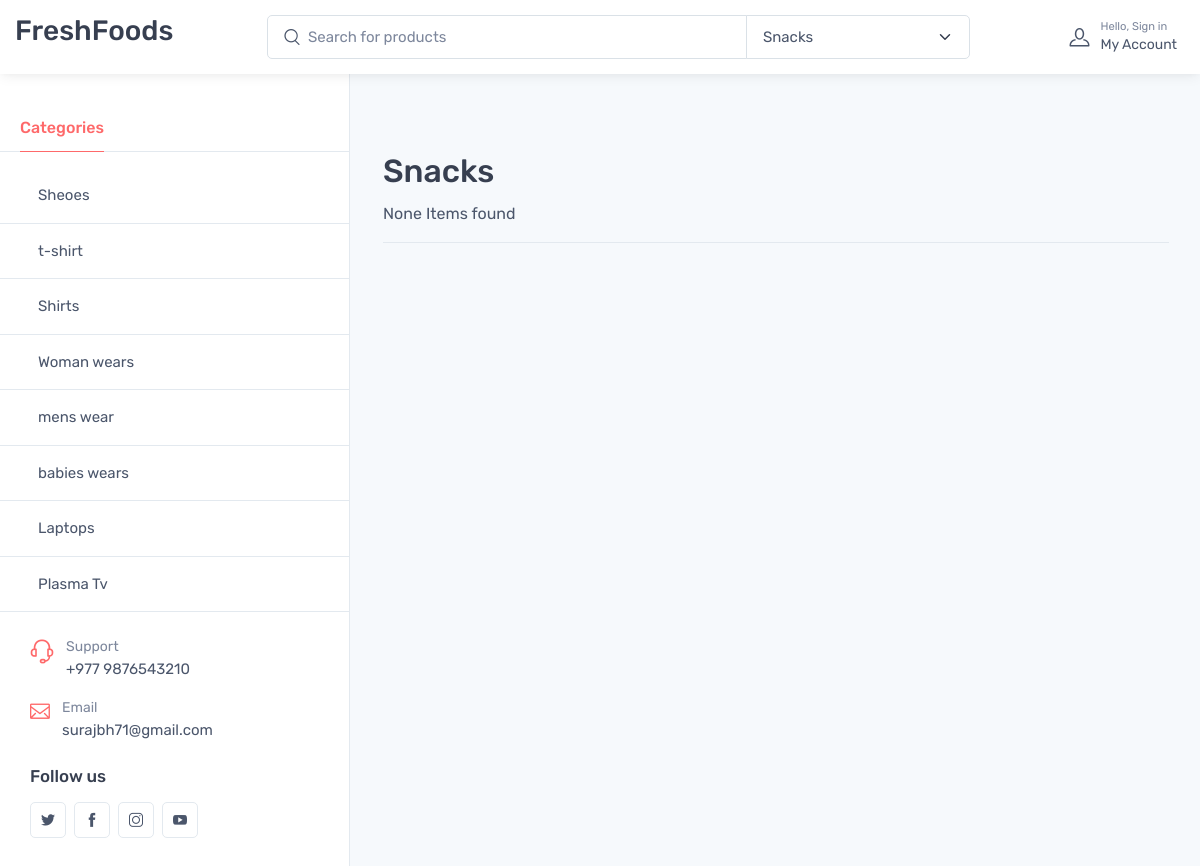
Page /store/?category=Snacks on the earlier database version.
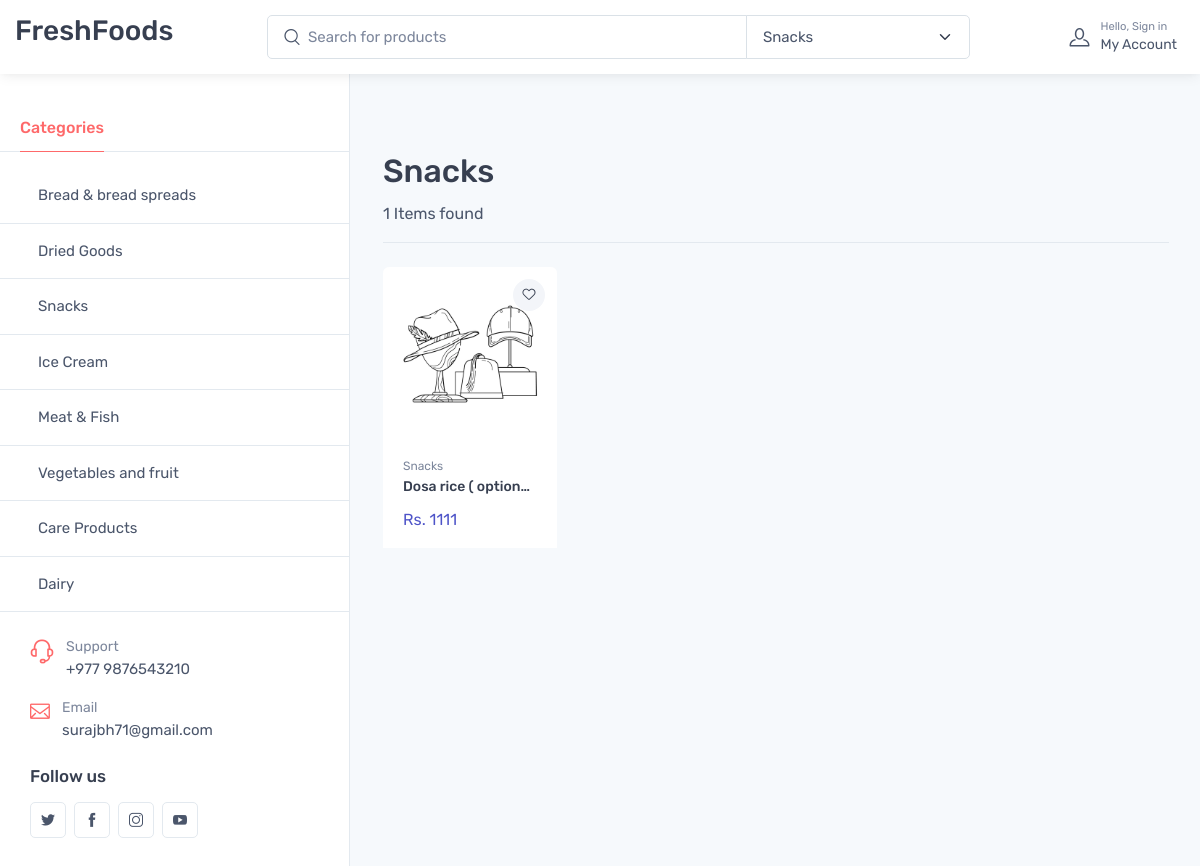
Same page on the later database version.
### category/models.py (models this page shows, shortened)
class Category(models.Model):
    category_name = models.CharField(max_length=200,unique=True)
    slug = models.SlugField(max_length=100, unique=True)
    icon = models.CharField(max_length=200)
    def __str__(self):
        return self.category_name
    class Meta:
        verbose_name = 'catgory'
        verbose_name_plural = 'categories'

### store/models.py (models this page shows, shortened)
class Product(models.Model):
    product_name = models.CharField(max_length=100)
    slug = models.SlugField(max_length=100, unique=True)
    description = models.TextField(max_length=2000,blank=True)
    price = models.IntegerField()
    image = models.ImageField(upload_to='products/photos',default="default.png")
    is_available = models.BooleanField(default=True)
    category = models.ForeignKey(Category, on_delete=models.CASCADE)
    created_date  = models.DateTimeField(auto_now_add=True)
    modified_date = models.DateTimeField(auto_now=True)
    class Meta:
        ordering = ('-created_date',)

### store/views.py (the view)
# urls.py: path('store/', include('store.urls')),
def store(request, category_slug=None):
    categories = None
    products = None
    products_count = None
    query = request.GET.get('q',None)
    category_query = request.GET.get('category',None)
    if category_query:
        try:
            categories = Category.objects.get(category_name=category_query)
            products = Product.objects.filter(category=categories,is_available=True)
            products_count = products.count()
        except:
            pass
    elif query:
        products = Product.objects.filter(product_name__icontains=query)
        products_count = products.count()
    else:
        products = Product.objects.all().filter(is_available=True)
        products_count  = products.count()
    context = {
        'products': products,
        'products_count' :products_count
    }
    return render(request, 'store/store.html',context)

### cart/context_processors.py (called while the page is built)
def counter(request):
    cart_count = 0
    if 'admin' in request.path:
        return {}
    else :
       try:
            cart = Cart.objects.filter(cart_id=_cart_id(request))
            if request.user.is_authenticated:
                cart_items = CartItem.objects.all().filter(user=request.user)
            else:
               cart_items = CartItem.objects.all().filter(cart=cart[:1])
            for cart_item in cart_items:
                  cart_count = cart_count + cart_item.quantity
       except Cart.DoesNotExist:
           cart_count = 0
    return dict(cart_count=cart_count)

### cart/views.py (called while the page is built)
def _cart_id(request):
    cart = request.session.session_key
    if not cart:
        cart = request.session.create()
    return cart

### category/context_processors.py (called while the page is built)
def menu_links(request):
    links = Category.objects.all()
    return dict(links=links)

### store/templates/store/store.html (shortened to what this page needs)
{% extends "base.html" %}
{% block content %}
<main class="offcanvas-enabled" style="padding-top: 8em;">
    <section class="section-pagetop bg ps-lg-4 pe-lg-3 pt-4"">
        <div class="container">
            {% if request.GET.q %}
            <h2 class="title-page">Search results for "{{request.GET.q}}".</h2>
            {% elif request.GET.category %}
            <h2 class="title-page">{{request.GET.category}}</h2>
            {% else %}
            <h2 class="title-page">Our Store</h2>
            {% endif %}
        </div>
        <div class="container">
            <header class="border-bottom mb-4 pb-3">
                <div class="form-inline">
                    <span class="mr-md-auto">{{products_count}} Items found </span>
                </div>
            </header>
            <div class="row">
                {% for product in products %}
                <div class="col-md-3">
                    <div class="card product-card card-static mb-3">
                        <button class="btn-wishlist btn-sm" type="button" data-bs-toggle="tooltip"
                            data-bs-placement="left" title="Add to wishlist"><i class="ci-heart"></i></button>
                        <a class="card-img-top d-block overflow-hidden" href="{%url 'product-detail' product.id%}">
                            <img src="{{product.image.url}}" alt="Product">
                        </a>
                        <div class="card-body py-3">
                            <a class="product-meta d-block fs-xs pb-1" href="#">{{product.category}}</a>
                            <h3 class="product-title fs-sm text-truncate ">
                                <a href="{%url 'product-detail' product.id%}">{{product.product_name}}</a>
                            </h3>
                            <div class="product-price">
                                <span class="text-accent">Rs. {{product.price}}</span>
                            </div>
                        </div>
                    </div>
                </div>
                {% endfor %}
            </div>
        </div>
    </section>
</main>
{% endblock content %}

### app/templates/sidebar.html (shortened to what this page needs)
<aside class="offcanvas offcanvas-expand w-100 border-end zindex-lg-5 pt-lg-5" id="sideNav"
        style="max-width: 21.875rem;">
        <div class="pt-2 d-none d-lg-block">
        </div>
        <ul class="nav nav-tabs mt-4 mt-lg-5 mb-0" role="tablist" style="min-height: 3rem;">
                <li class="nav-item">
                        <a class="nav-link fw-medium active" href="#categories" data-bs-toggle="tab"
                                role="tab">Categories</a>
                </li>
        </ul>
        <div class="offcanvas-body px-0 pt-3 pb-0" data-simplebar>
                <div class="sidebar-nav tab-pane fade show active" id="categories" role="tabpanel">
                        {% for i in links %}
                        <div class="border-bottom">
                                <a href="{% url 'store' %}?category={{i.category_name}}"
                                        class="nav-link-style d-block fs-md fw-normal py-3 px-grid-gutter">
                                        <span class="d-flex align-items-center">
                                                {{i.category_name}}
                                        </span>
                                </a>
                        </div>
                        {% endfor %}
                </div>
        </div>
        <div class="offcanvas-footer d-block px-grid-gutter pt-4 pb-4 mb-2">
                <div class="d-flex mb-3"><i class="ci-support h4 mb-0 fw-normal text-primary mt-1 me-1"></i>
                        <div class="ps-2">
                                <div class="text-muted fs-sm">Support</div><a class="nav-link-style fs-md"
                                        href="tel:+9876543210">+977 9876543210</a>
                        </div>
                </div>
                <div class="d-flex mb-3"><i class="ci-mail h5 mb-0 fw-normal text-primary mt-1 me-1"></i>
                        <div class="ps-2">
                                <div class="text-muted fs-sm">Email</div><a class="nav-link-style fs-md"
                                        href="mailto:customer@example.com">surajbh71@gmail.com</a>
                        </div>
                </div>
                <h6 class="pt-2 pb-1">Follow us</h6><a class="btn-social bs-outline bs-twitter me-2 mb-2" href="#"><i
                                class="ci-twitter"></i></a><a class="btn-social bs-outline bs-facebook me-2 mb-2"
                        href="#"><i class="ci-facebook"></i></a><a class="btn-social bs-outline bs-instagram me-2 mb-2"
                        href="#"><i class="ci-instagram"></i></a><a class="btn-social bs-outline bs-youtube me-2 mb-2"
                        href="#"><i class="ci-youtube"></i></a>
        </div>
</aside>

Differences in the rows shown:
removed Category: category_name "Sheoes"
removed Category: category_name "t-shirt"
removed Category: category_name "Shirts"
removed Category: category_name "Woman wears"
removed Category: category_name "mens wear"
removed Category: category_name "babies wears"
removed Category: category_name "Laptops"
removed Category: category_name "Plasma Tv"
added Category: category_name "Bread & bread spreads"
added Category: category_name "Dried Goods"
added Category: category_name "Snacks"
added Category: category_name "Ice Cream"
added Category: category_name "Meat & Fish"
added Category: category_name "Vegetables and fruit"
added Category: category_name "Care Products"
added Category: category_name "Dairy"
added Product: image (placeholder picture), category "Snacks", product_name "Dosa rice ( option…", price "1111"
Other differences:
{{ products_count }}: "None" → "1"
